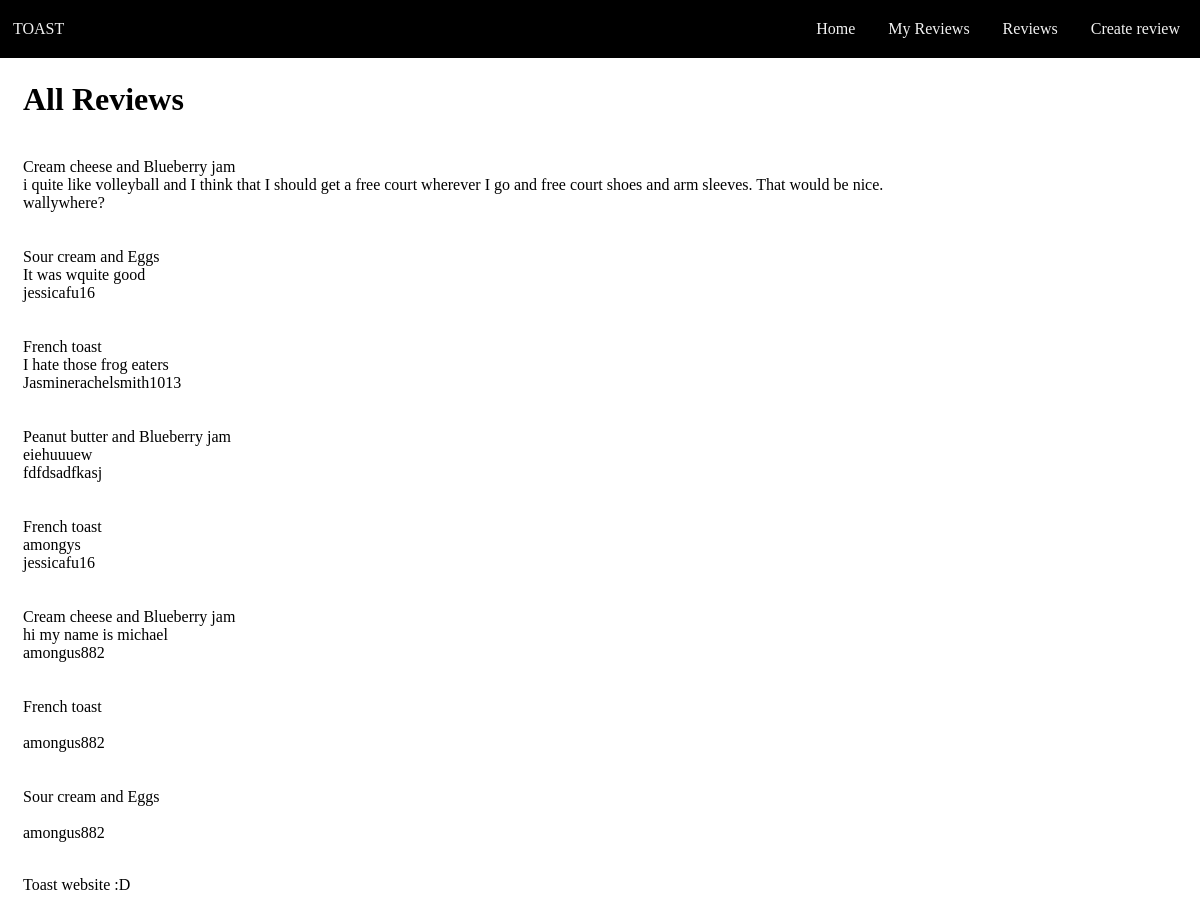
The app's page /reviews, older data.
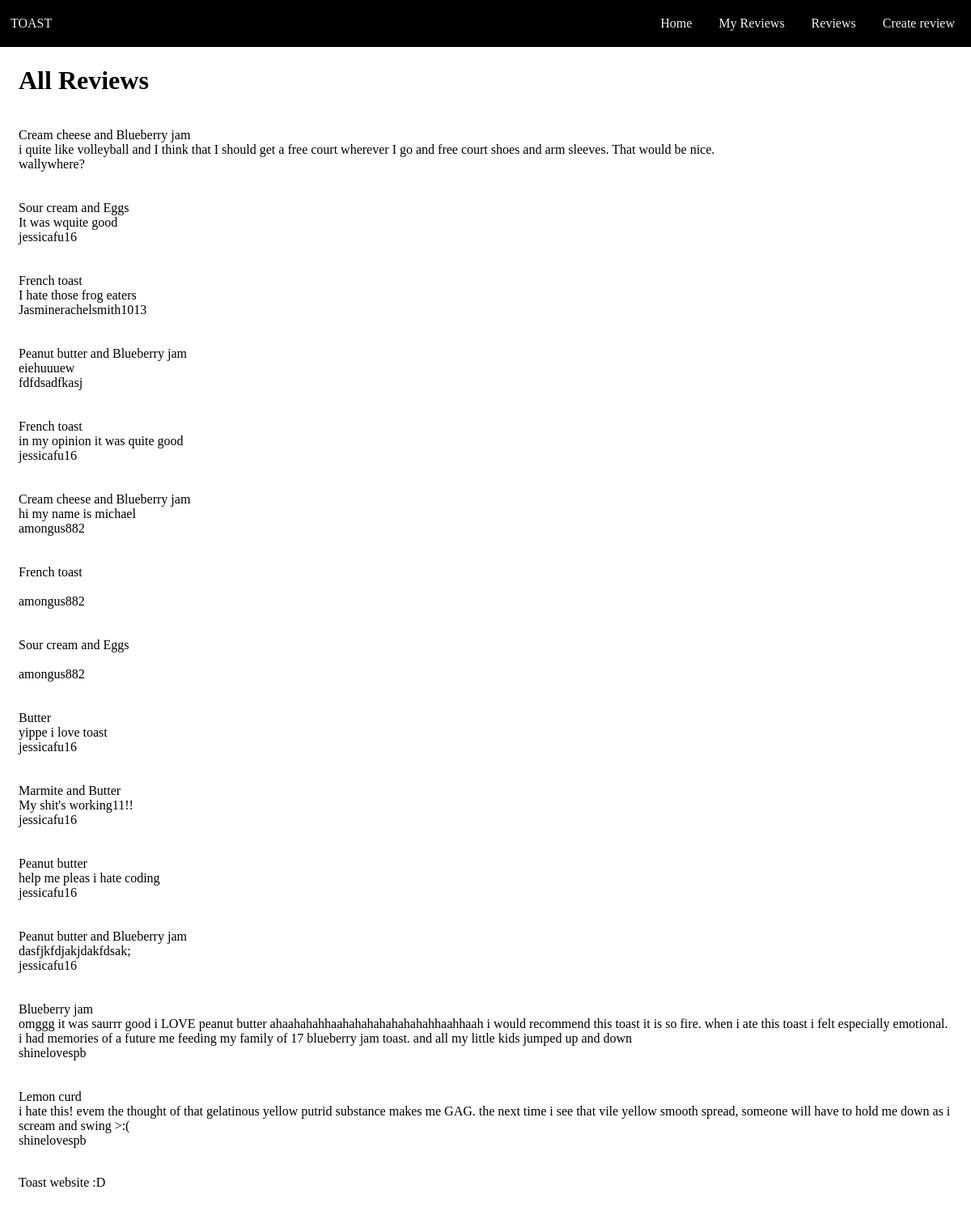
The same page, newer data.
### tables this page shows
CREATE TABLE Reviews (id INTEGER PRIMARY KEY AUTOINCREMENT, user_id INTEGER REFERENCES Users (id), review TEXT NOT NULL, toast_id);

CREATE TABLE Toast (id INTEGER PRIMARY KEY AUTOINCREMENT, description TEXT NOT NULL);

CREATE TABLE Users (id INTEGER PRIMARY KEY AUTOINCREMENT, username TEXT UNIQUE NOT NULL, password TEXT NOT NULL);

### routes.py (the view)
@app.route('/reviews')
def show_all_reviews():
    query = 'SELECT description, review, username FROM Reviews JOIN Toast ON reviews.toast_id = toast.id JOIN Users ON reviews.user_id = users.id'
    reviews = sql_queries(query, 1)
    return render_template("reviews.html", reviews=reviews)

### routes.py (called while the page is built)
def sql_queries(query, option):
    connection = sqlite3.connect('toast.db')
    cursor = connection.cursor()
    cursor.execute(query)
    if option == 0:
        result = cursor.fetchone()
        return result
    elif option == 1:
        result = cursor.fetchall()
        return result
    elif option == 2:
        connection.commit()
    connection.close()

### templates/reviews.html
{% extends 'layout.html' %}
{% block h1 -%}All Reviews{%- endblock %}
{% block main -%}
    {% for review in reviews %}
        <br>
        {{ review[0] }}
        <br>
        {{ review[1] }}
        <br>
        {{ review[2] }}
        <br>
        <br>
    {% endfor %}
{%- endblock %}

### templates/layout.html (shortened to what this page needs)
<!DOCTYPE html>
<html lang="en">
    <head>
        <link rel="stylesheet" href="static/style.css">
    </head>
    <body>
        <header>
            <h1>
                <br>
                {% block h1 %}{% endblock %}
            </h1>
        </header>
        <navbar>
            <div>
                <a href="/" id="home_toast">TOAST</a>
                <a href="/create_review" class="object">Create review</a>
                <a href="/reviews" class="object">Reviews</a>
                <a href="/my_reviews" class="object">My Reviews</a>
                <a href="/" class="object">Home</a>
            </div>
        </navbar>
        <main>
            {% block main %}{% endblock %}
        </main>
        <footer>
            <p>Toast website :D</p>
        </footer>
    </body>
</html>

### static/style.css (style rules this page uses)
body { word-wrap: break-word; padding:15px; }
div { background-color: #000000; padding-right: 94.7%; position: fixed; top: 0; left: 0; right: 0; width: 100%; z-index: 100; }
.object { float: right; display: block; color: #f2f2f2; text-align: center; text-decoration: none; padding: 20px; padding-left: 13px; font-size: 16px; font-family: 'Arvo'; }
#home_toast { float: left; display: block; color: #f2f2f2; text-align: center; text-decoration: none; padding: 20px; padding-left: 13px; font-size: 16px; font-family: 'Arvo' }

Row changes from the older to the newer data that the page shows:
changed Reviews: review "amongys" → "in my opinion it was quite good"
added Reviews: description "Butter", review "yippe i love toast", username "jessicafu16"
added Reviews: description "Marmite and Butter", review "My shit's working11!!", username "jessicafu16"
added Reviews: description "Peanut butter", review "help me pleas i hate coding", username "jessicafu16"
added Reviews: description "Peanut butter and Blueberry jam", review "dasfjkfdjakjdakfdsak;", username "jessicafu16"
added Reviews: description "Blueberry jam", review "omggg it was saurrr good i LOVE peanut butter ahaahahahhaahahahahahahahahhaahhaah i would recommend this toast it is so fire. when i ate this toast i felt especially emotional. i had memories of a future me feeding my family of 17 blueberry jam toast. and all my little kids jumped up and down", username "shinelovespb"
added Reviews: description "Lemon curd", review "i hate this! evem the thought of that gelatinous yellow putrid substance makes me GAG. the next time i see that vile yellow smooth spread, someone will have to hold me down as i scream and swing >:(", username "shinelovespb"
